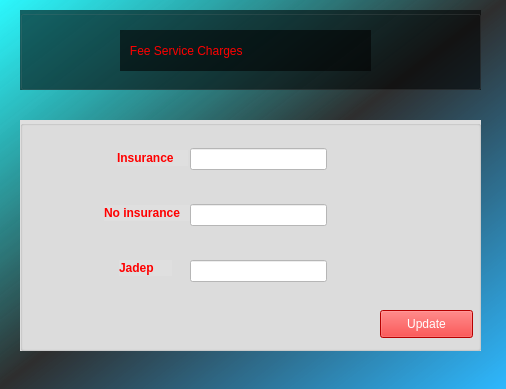
<?xml version="1.0" encoding="UTF-8"?>
<ui version="4.0">
 <class>FeeForm</class>
 <widget class="QWidget" name="FeeForm">
  <property name="geometry">
   <rect>
    <x>0</x>
    <y>0</y>
    <width>506</width>
    <height>389</height>
   </rect>
  </property>
  <property name="minimumSize">
   <size>
    <width>506</width>
    <height>389</height>
   </size>
  </property>
  <property name="maximumSize">
   <size>
    <width>506</width>
    <height>389</height>
   </size>
  </property>
  <property name="windowTitle">
   <string>Form</string>
  </property>
  <property name="styleSheet">
   <string notr="true">background:qlineargradient(spread:repeat, x1:0, y1:0, x2:1, y2:1, stop:0 rgba(23, 247, 253, 179), stop:0.497326 rgba(0, 0, 0, 147), stop:1 rgba(0, 169, 255, 147))</string>
  </property>
  <widget class="QGroupBox" name="groupBox">
   <property name="geometry">
    <rect>
     <x>20</x>
     <y>10</y>
     <width>461</width>
     <height>80</height>
    </rect>
   </property>
   <property name="styleSheet">
    <string notr="true">background-color:rgba(0, 0, 0, 147);</string>
   </property>
   <property name="title">
    <string/>
   </property>
   <widget class="QLabel" name="label">
    <property name="geometry">
     <rect>
      <x>100</x>
      <y>20</y>
      <width>251</width>
      <height>41</height>
     </rect>
    </property>
    <property name="styleSheet">
     <string notr="true">font: 75 10pt &quot;Unispace&quot;;
color:red;
</string>
    </property>
    <property name="text">
     <string>   Fee Service Charges</string>
    </property>
   </widget>
  </widget>
  <widget class="QGroupBox" name="groupBox_2">
   <property name="geometry">
    <rect>
     <x>20</x>
     <y>120</y>
     <width>461</width>
     <height>231</height>
    </rect>
   </property>
   <property name="styleSheet">
    <string notr="true">background-color: rgb(223, 223, 223);</string>
   </property>
   <property name="title">
    <string/>
   </property>
   <widget class="QLabel" name="label_2">
    <property name="geometry">
     <rect>
      <x>97</x>
      <y>30</y>
      <width>71</width>
      <height>16</height>
     </rect>
    </property>
    <property name="styleSheet">
     <string notr="true">color:red;
font:bold;</string>
    </property>
    <property name="text">
     <string>Insurance</string>
    </property>
   </widget>
   <widget class="QLabel" name="label_3">
    <property name="geometry">
     <rect>
      <x>84</x>
      <y>85</y>
      <width>91</width>
      <height>16</height>
     </rect>
    </property>
    <property name="styleSheet">
     <string notr="true">color:red;
font:bold;</string>
    </property>
    <property name="text">
     <string>No insurance</string>
    </property>
   </widget>
   <widget class="QLabel" name="label_4">
    <property name="geometry">
     <rect>
      <x>99</x>
      <y>140</y>
      <width>53</width>
      <height>16</height>
     </rect>
    </property>
    <property name="styleSheet">
     <string notr="true">color:red;
font:bold;</string>
    </property>
    <property name="text">
     <string>Jadep</string>
    </property>
   </widget>
   <widget class="QLineEdit" name="FeeInsurance">
    <property name="geometry">
     <rect>
      <x>170</x>
      <y>28</y>
      <width>137</width>
      <height>22</height>
     </rect>
    </property>
    <property name="styleSheet">
     <string notr="true">background:white;</string>
    </property>
   </widget>
   <widget class="QLineEdit" name="FeeNoInsurance">
    <property name="geometry">
     <rect>
      <x>170</x>
      <y>84</y>
      <width>137</width>
      <height>22</height>
     </rect>
    </property>
    <property name="styleSheet">
     <string notr="true">background:white;</string>
    </property>
   </widget>
   <widget class="QLineEdit" name="FeeJadep">
    <property name="geometry">
     <rect>
      <x>170</x>
      <y>140</y>
      <width>137</width>
      <height>22</height>
     </rect>
    </property>
    <property name="styleSheet">
     <string notr="true">background:white;</string>
    </property>
   </widget>
   <widget class="QPushButton" name="UpdateFee">
    <property name="geometry">
     <rect>
      <x>360</x>
      <y>190</y>
      <width>93</width>
      <height>28</height>
     </rect>
    </property>
    <property name="styleSheet">
     <string notr="true">background-color:red;
color:white;font: 75 10pt &quot;Unispace&quot;;</string>
    </property>
    <property name="text">
     <string>Update</string>
    </property>
   </widget>
  </widget>
 </widget>
 <resources/>
 <connections/>
</ui>
